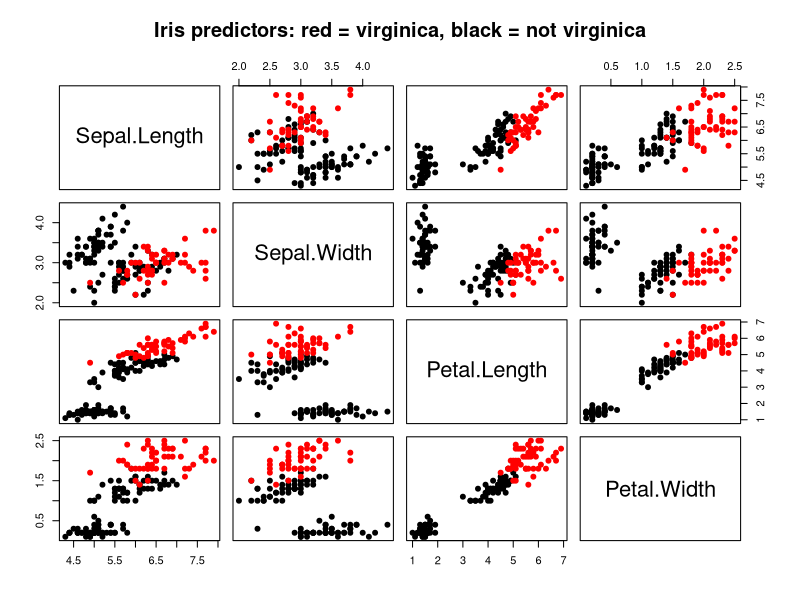
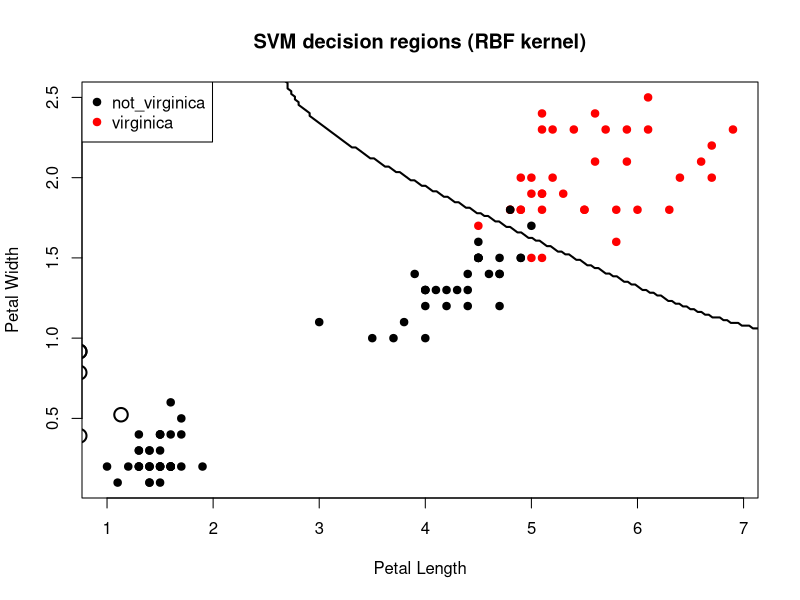

The R source for these figures, in order:
# ============================================================
# Support Vector Machine (SVM) in R: A Full Demo
# ============================================================

# This demo uses the built-in iris data, converted to a
# binary classification problem:
#
#   Y = "virginica" vs "not_virginica"
#
# The goal is to illustrate:
# 1. fitting a linear SVM
# 2. fitting a nonlinear SVM with an RBF kernel
# 3. obtaining class predictions
# 4. evaluating performance
# 5. visualizing the decision boundary in 2D
#
# We use the e1071 package.

# ------------------------------------------------------------
# 0. Install/load package
# ------------------------------------------------------------

# install.packages("e1071")   # run once if needed
library(e1071)

# ------------------------------------------------------------
# 1. Load and prepare the data
# ------------------------------------------------------------

data(iris)

iris_bin <- iris
iris_bin$Class <- ifelse(iris_bin$Species == "virginica",
                         "virginica", "not_virginica")
iris_bin$Class <- factor(iris_bin$Class)

table(iris_bin$Class)

# ------------------------------------------------------------
# 2. Exploratory look
# ------------------------------------------------------------

pairs(iris_bin[, 1:4],
      col = ifelse(iris_bin$Class == "virginica", "red", "black"),
      pch = 19,
      main = "Iris predictors: red = virginica, black = not virginica")

# ------------------------------------------------------------
# 3. Train/test split
# ------------------------------------------------------------

set.seed(123)

n <- nrow(iris_bin)
train_id <- sample(seq_len(n), size = round(0.7 * n))

train_dat <- iris_bin[train_id, ]
test_dat  <- iris_bin[-train_id, ]

# ------------------------------------------------------------
# 4. Fit a linear SVM
# ------------------------------------------------------------

svm_linear <- svm(Class ~ Sepal.Length + Sepal.Width +
                    Petal.Length + Petal.Width,
                  data = train_dat,
                  kernel = "linear",
                  cost = 1,
                  scale = TRUE)

print(svm_linear)

# ------------------------------------------------------------
# 5. Predict on the test set
# ------------------------------------------------------------

pred_linear <- predict(svm_linear, newdata = test_dat)

cat("\nLinear SVM confusion matrix:\n")
print(table(True = test_dat$Class, Predicted = pred_linear))

cat("\nLinear SVM accuracy:\n")
print(mean(pred_linear == test_dat$Class))

cat("\nLinear SVM misclassification rate:\n")
print(mean(pred_linear != test_dat$Class))

# ------------------------------------------------------------
# 6. Fit an RBF-kernel SVM
# ------------------------------------------------------------

svm_rbf <- svm(Class ~ Sepal.Length + Sepal.Width +
                 Petal.Length + Petal.Width,
               data = train_dat,
               kernel = "radial",
               cost = 1,
               gamma = 0.5,
               scale = TRUE)

print(svm_rbf)

pred_rbf <- predict(svm_rbf, newdata = test_dat)

cat("\nRBF SVM confusion matrix:\n")
print(table(True = test_dat$Class, Predicted = pred_rbf))

cat("\nRBF SVM accuracy:\n")
print(mean(pred_rbf == test_dat$Class))

cat("\nRBF SVM misclassification rate:\n")
print(mean(pred_rbf != test_dat$Class))

# ------------------------------------------------------------
# 7. Tune the SVM hyperparameters by cross-validation
# ------------------------------------------------------------

set.seed(123)

tuned_rbf <- tune(
  svm,
  Class ~ Sepal.Length + Sepal.Width + Petal.Length + Petal.Width,
  data = train_dat,
  kernel = "radial",
  ranges = list(
    cost = c(0.1, 1, 10, 100),
    gamma = c(0.01, 0.1, 0.5, 1)
  )
)

cat("\nBest tuned model:\n")
print(tuned_rbf$best.model)

cat("\nBest tuning parameters:\n")
print(tuned_rbf$best.parameters)

pred_tuned <- predict(tuned_rbf$best.model, newdata = test_dat)

cat("\nTuned RBF SVM confusion matrix:\n")
print(table(True = test_dat$Class, Predicted = pred_tuned))

cat("\nTuned RBF SVM accuracy:\n")
print(mean(pred_tuned == test_dat$Class))

# ------------------------------------------------------------
# 8. Inspect support vectors
# ------------------------------------------------------------

cat("\nNumber of support vectors in linear SVM:\n")
print(nrow(svm_linear$SV))

cat("\nNumber of support vectors in tuned RBF SVM:\n")
print(nrow(tuned_rbf$best.model$SV))

# Teaching point:
# The fitted boundary is determined by the support vectors,
# not by all observations equally.

# ------------------------------------------------------------
# 9. Two-dimensional visualization
# ------------------------------------------------------------

# For visualization, use only two predictors:
# Petal.Length and Petal.Width
# These work very well for the iris classification problem.

train_2d <- train_dat[, c("Petal.Length", "Petal.Width", "Class")]
test_2d  <- test_dat[, c("Petal.Length", "Petal.Width", "Class")]

svm_2d <- svm(Class ~ Petal.Length + Petal.Width,
              data = train_2d,
              kernel = "radial",
              cost = 1,
              gamma = 0.5,
              scale = TRUE)

pred_2d <- predict(svm_2d, newdata = test_2d)

cat("\n2D RBF SVM accuracy:\n")
print(mean(pred_2d == test_2d$Class))

# ------------------------------------------------------------
# 10. Create a grid to visualize decision regions
# ------------------------------------------------------------

x1_seq <- seq(min(iris_bin$Petal.Length) - 0.5,
              max(iris_bin$Petal.Length) + 0.5,
              length.out = 200)

x2_seq <- seq(min(iris_bin$Petal.Width) - 0.5,
              max(iris_bin$Petal.Width) + 0.5,
              length.out = 200)

grid <- expand.grid(Petal.Length = x1_seq,
                    Petal.Width = x2_seq)

grid_pred <- predict(svm_2d, newdata = grid)
z <- matrix(as.numeric(grid_pred), nrow = length(x1_seq), ncol = length(x2_seq))

# Plot training data
plot(train_2d$Petal.Length, train_2d$Petal.Width,
     col = ifelse(train_2d$Class == "virginica", "red", "black"),
     pch = 19,
     xlab = "Petal Length",
     ylab = "Petal Width",
     main = "SVM decision regions (RBF kernel)")

# Add decision boundary contours
contour(x1_seq, x2_seq, z,
        levels = c(1.5),
        add = TRUE,
        drawlabels = FALSE,
        lwd = 2)

legend("topleft",
       legend = c("not_virginica", "virginica"),
       col = c("black", "red"),
       pch = 19)

# ------------------------------------------------------------
# 11. Highlight support vectors in the 2D plot
# ------------------------------------------------------------

points(svm_2d$SV[, "Petal.Length"],
       svm_2d$SV[, "Petal.Width"],
       pch = 1,
       cex = 1.8,
       lwd = 2)

# Support vectors are circled

# ------------------------------------------------------------
# 12. Compare linear vs radial in 2D
# ------------------------------------------------------------

svm_2d_linear <- svm(Class ~ Petal.Length + Petal.Width,
                     data = train_2d,
                     kernel = "linear",
                     cost = 1,
                     scale = TRUE)

pred_2d_linear <- predict(svm_2d_linear, newdata = test_2d)

cat("\n2D linear SVM accuracy:\n")
print(mean(pred_2d_linear == test_2d$Class))

cat("\n2D radial SVM accuracy:\n")
print(mean(pred_2d == test_2d$Class))

# ------------------------------------------------------------
# 13. Example predictions for new flowers
# ------------------------------------------------------------

new_flowers <- data.frame(
  Sepal.Length = c(5.0, 6.5, 7.2),
  Sepal.Width  = c(3.4, 3.0, 3.2),
  Petal.Length = c(1.5, 4.8, 6.0),
  Petal.Width  = c(0.2, 1.8, 2.2)
)

new_pred_linear <- predict(svm_linear, newdata = new_flowers)
new_pred_rbf    <- predict(tuned_rbf$best.model, newdata = new_flowers)

cat("\nPredictions for new flowers:\n")
print(cbind(new_flowers,
            linear_svm_pred = new_pred_linear,
            tuned_rbf_pred = new_pred_rbf))

# ------------------------------------------------------------
# 14. Notes for students
# ------------------------------------------------------------

# SVM constructs a decision boundary that maximizes margin.
#
# Key ideas:
# - kernel = "linear": linear separating hyperplane
# - kernel = "radial": nonlinear boundary
# - cost controls penalty for violations of the margin
# - gamma controls flexibility of the radial kernel
#
# Practical points:
# - tune() is commonly used to choose cost and gamma
# - support vectors are the observations that determine the boundary
# - SVM is a classifier, not inherently a probability model
